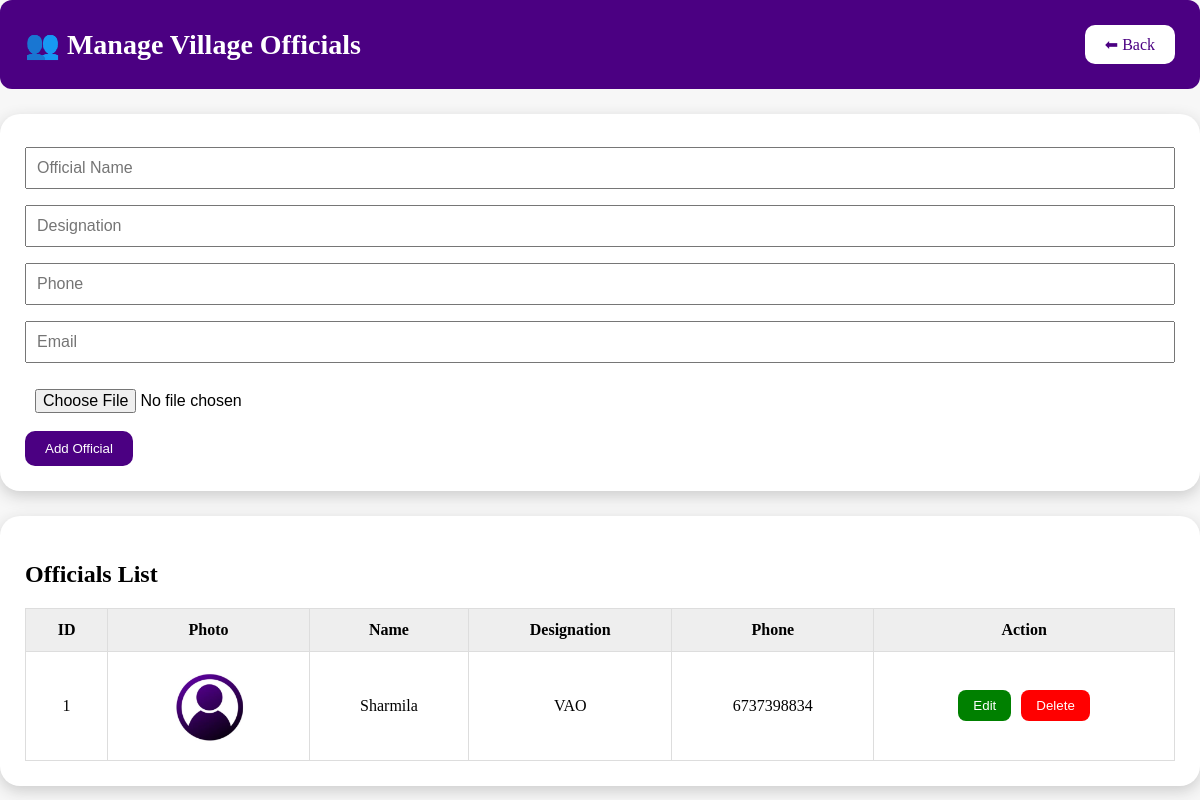
/admin/village_hub/manage_village_officials.php, run on the app's committed database.
### tables this page shows
CREATE TABLE `village_officials` (
  `id` int(11) NOT NULL,
  `name` varchar(100) NOT NULL,
  `designation` varchar(100) NOT NULL,
  `phone` varchar(20) DEFAULT NULL,
  `email` varchar(100) DEFAULT NULL,
  `photo` varchar(255) DEFAULT NULL
);

### admin/village_hub/manage_village_officials.php (the view, shortened to what this page needs)
<?php
include("../../db.php");
$result=$conn->query(
"SELECT * FROM village_officials ORDER BY id DESC"
);
?>
<!DOCTYPE html>
<html>
<head>
</head>
<body>
<div class="header">
<h1>👥 Manage Village Officials</h1>
<a class="back-btn" href="village_dashboard.php">
⬅ Back
</a>
</div>
<div class="box">
<form method="post" enctype="multipart/form-data">
<input
name="name"
placeholder="Official Name"
required>
<input
name="designation"
placeholder="Designation"
required>
<input
name="phone"
placeholder="Phone">
<input
name="email"
placeholder="Email">
<input
type="file"
name="photo">
<button name="save">
Add Official
</button>
</form>
</div>
<div class="box">
<h2>Officials List</h2>
<table>
<tr>
<th>ID</th>
<th>Photo</th>
<th>Name</th>
<th>Designation</th>
<th>Phone</th>
<th>Action</th>
</tr>
<?php
while($row=$result->fetch_assoc())
{
?>
<tr>
<td>
<?php echo $row['id']; ?>
</td>
<td>
<?php
if($row['photo']!="")
{
?>
<img src="../../assets/images/<?php echo $row['photo']; ?>">
<?php
}
?>
</td>
<td>
<?php echo $row['name']; ?>
</td>
<td>
<?php echo $row['designation']; ?>
</td>
<td>
<?php echo $row['phone']; ?>
</td>
<td>
<div class="action">
<form method="get" action="edit_village_officials.php">
<button class="edit-btn">
Edit
</button>
</form>
<form method="get">
<button class="delete-btn"
onclick="return confirm('Delete official?')">
Delete
</button>
</form>
</div>
</td>
</tr>
<?php
}
?>
</table>
</div>
</body>
</html>

### admin/village_hub/manage_village_officials.php (style rules this page uses)
body { font-family:'Playfair Display',serif; background:#f7f7f7; margin:0; padding:0; }
.header { background:indigo; color:white; padding:25px; border-radius:12px; display:flex; justify-content:space-between; align-items:center; gap:15px; flex-wrap:wrap; }
.header h1 { margin:0; font-size:28px; }
.box { background:white; padding:25px; margin-top:25px; border-radius:20px; box-shadow:0 5px 15px #ccc; overflow-x:auto; box-sizing:border-box; }
input { width:100%; padding:10px; margin:8px 0; box-sizing:border-box; font-size:16px; }
input[type="file"] { max-width:100%; }
button { background:indigo; color:white; padding:10px 20px; border:0; border-radius:10px; cursor:pointer; }
table { width:100%; border-collapse:collapse; background:white; margin-top:20px; text-align:center; min-width:700px; }
th { background:#eee; }
th,td { padding:12px; border:1px solid #ddd; }
img { width:80px; height:80px; border-radius:50%; object-fit:cover; max-width:100%; }
.action { display:flex; justify-content:center; align-items:center; gap:10px; flex-wrap:wrap; }
.action form { margin:0; }
.edit-btn { background:green; color:white; padding:8px 15px; border:0; border-radius:8px; }
.delete-btn { background:red; color:white; padding:8px 15px; border:0; border-radius:8px; }
.back-btn { background:white; color:indigo; padding:10px 20px; border-radius:10px; text-decoration:none; }

### data on the page
village_officials: id "1", photo (picture), name "Sharmila", designation "VAO", phone "6737398834"
